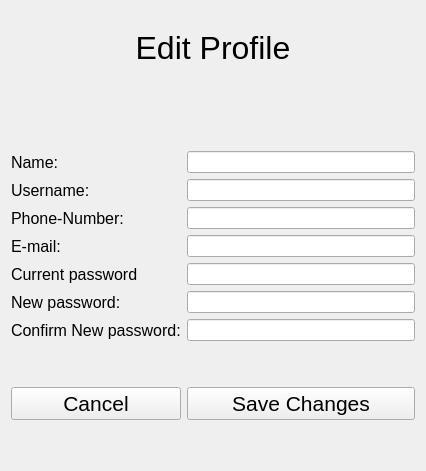
<?xml version="1.0" encoding="UTF-8"?>
<ui version="4.0">
 <class>EditProfilePage</class>
 <widget class="QWidget" name="EditProfilePage">
  <property name="geometry">
   <rect>
    <x>0</x>
    <y>0</y>
    <width>426</width>
    <height>471</height>
   </rect>
  </property>
  <property name="windowTitle">
   <string>Form</string>
  </property>
  <layout class="QGridLayout" name="gridLayout">
   <item row="1" column="0" colspan="2">
    <widget class="QLabel" name="label_edit_profile">
     <property name="font">
      <font>
       <pointsize>24</pointsize>
      </font>
     </property>
     <property name="text">
      <string>Edit Profile</string>
     </property>
     <property name="alignment">
      <set>Qt::AlignmentFlag::AlignCenter</set>
     </property>
    </widget>
   </item>
   <item row="11" column="1">
    <widget class="QPushButton" name="pushButton_save_changes">
     <property name="font">
      <font>
       <pointsize>16</pointsize>
      </font>
     </property>
     <property name="text">
      <string>Save Changes</string>
     </property>
    </widget>
   </item>
   <item row="4" column="0">
    <widget class="QLabel" name="label_username">
     <property name="font">
      <font>
       <pointsize>12</pointsize>
      </font>
     </property>
     <property name="text">
      <string>Username:</string>
     </property>
    </widget>
   </item>
   <item row="2" column="0" colspan="2">
    <spacer name="verticalSpacer">
     <property name="orientation">
      <enum>Qt::Orientation::Vertical</enum>
     </property>
     <property name="sizeType">
      <enum>QSizePolicy::Policy::Fixed</enum>
     </property>
     <property name="sizeHint" stdset="0">
      <size>
       <width>20</width>
       <height>60</height>
      </size>
     </property>
    </spacer>
   </item>
   <item row="4" column="1">
    <widget class="QLineEdit" name="lineEdit_username"/>
   </item>
   <item row="9" column="1">
    <widget class="QLineEdit" name="lineEdit_confirm_new_password"/>
   </item>
   <item row="6" column="0">
    <widget class="QLabel" name="label_email">
     <property name="font">
      <font>
       <pointsize>12</pointsize>
      </font>
     </property>
     <property name="text">
      <string>E-mail:</string>
     </property>
    </widget>
   </item>
   <item row="3" column="0">
    <widget class="QLabel" name="label_name">
     <property name="font">
      <font>
       <pointsize>12</pointsize>
      </font>
     </property>
     <property name="text">
      <string>Name:</string>
     </property>
    </widget>
   </item>
   <item row="10" column="0" colspan="2">
    <spacer name="verticalSpacer_2">
     <property name="orientation">
      <enum>Qt::Orientation::Vertical</enum>
     </property>
     <property name="sizeType">
      <enum>QSizePolicy::Policy::Fixed</enum>
     </property>
     <property name="sizeHint" stdset="0">
      <size>
       <width>20</width>
       <height>40</height>
      </size>
     </property>
    </spacer>
   </item>
   <item row="11" column="0">
    <widget class="QPushButton" name="pushButton_cancel">
     <property name="font">
      <font>
       <pointsize>16</pointsize>
      </font>
     </property>
     <property name="text">
      <string>Cancel</string>
     </property>
    </widget>
   </item>
   <item row="5" column="1">
    <widget class="QLineEdit" name="lineEdit_phone_number"/>
   </item>
   <item row="8" column="0">
    <widget class="QLabel" name="label_new_password">
     <property name="font">
      <font>
       <pointsize>12</pointsize>
      </font>
     </property>
     <property name="text">
      <string>New password:</string>
     </property>
    </widget>
   </item>
   <item row="5" column="0">
    <widget class="QLabel" name="label_phone_number">
     <property name="font">
      <font>
       <pointsize>12</pointsize>
      </font>
     </property>
     <property name="text">
      <string>Phone-Number:</string>
     </property>
    </widget>
   </item>
   <item row="12" column="0" colspan="2">
    <spacer name="verticalSpacer_3">
     <property name="orientation">
      <enum>Qt::Orientation::Vertical</enum>
     </property>
     <property name="sizeType">
      <enum>QSizePolicy::Policy::Fixed</enum>
     </property>
     <property name="sizeHint" stdset="0">
      <size>
       <width>20</width>
       <height>40</height>
      </size>
     </property>
    </spacer>
   </item>
   <item row="6" column="1">
    <widget class="QLineEdit" name="lineEdit_email"/>
   </item>
   <item row="9" column="0">
    <widget class="QLabel" name="label_confirm_new_password">
     <property name="font">
      <font>
       <pointsize>12</pointsize>
      </font>
     </property>
     <property name="text">
      <string>Confirm New password:</string>
     </property>
    </widget>
   </item>
   <item row="8" column="1">
    <widget class="QLineEdit" name="lineEdit_new_password"/>
   </item>
   <item row="3" column="1">
    <widget class="QLineEdit" name="lineEdit_name"/>
   </item>
   <item row="7" column="0">
    <widget class="QLabel" name="label_current_password">
     <property name="font">
      <font>
       <pointsize>12</pointsize>
      </font>
     </property>
     <property name="text">
      <string>Current password</string>
     </property>
    </widget>
   </item>
   <item row="7" column="1">
    <widget class="QLineEdit" name="lineEdit_current_password"/>
   </item>
  </layout>
 </widget>
 <resources/>
 <connections/>
</ui>
